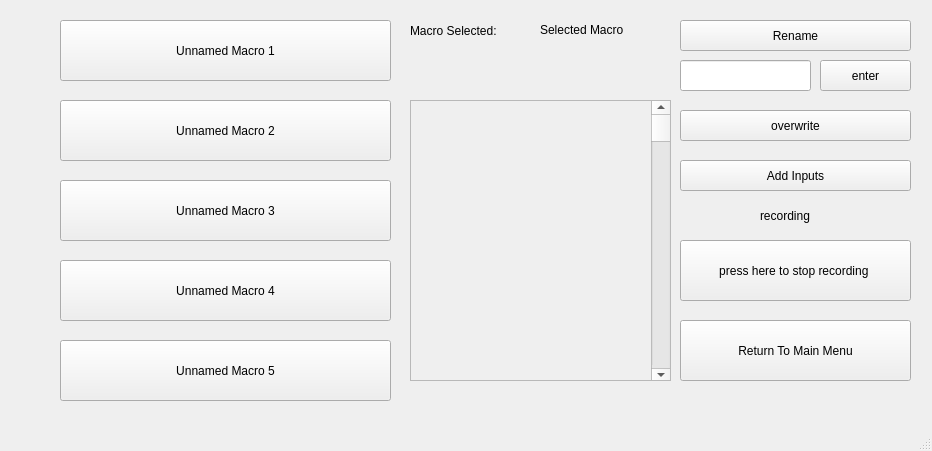
<?xml version="1.0" encoding="UTF-8"?>
<ui version="4.0">
 <class>CreateNewMacro</class>
 <widget class="QMainWindow" name="CreateNewMacro">
  <property name="geometry">
   <rect>
    <x>0</x>
    <y>0</y>
    <width>932</width>
    <height>451</height>
   </rect>
  </property>
  <property name="windowTitle">
   <string>MainWindow</string>
  </property>
  <property name="styleSheet">
   <string notr="true"/>
  </property>
  <widget class="QWidget" name="centralwidget">
   <widget class="QPushButton" name="MacroSlot1">
    <property name="geometry">
     <rect>
      <x>60</x>
      <y>20</y>
      <width>331</width>
      <height>61</height>
     </rect>
    </property>
    <property name="text">
     <string>Unnamed Macro 1</string>
    </property>
   </widget>
   <widget class="QPushButton" name="MacroSlot2">
    <property name="geometry">
     <rect>
      <x>60</x>
      <y>100</y>
      <width>331</width>
      <height>61</height>
     </rect>
    </property>
    <property name="text">
     <string>Unnamed Macro 2</string>
    </property>
   </widget>
   <widget class="QPushButton" name="MacroSlot3">
    <property name="geometry">
     <rect>
      <x>60</x>
      <y>180</y>
      <width>331</width>
      <height>61</height>
     </rect>
    </property>
    <property name="text">
     <string>Unnamed Macro 3</string>
    </property>
   </widget>
   <widget class="QPushButton" name="MacroSlot4">
    <property name="geometry">
     <rect>
      <x>60</x>
      <y>260</y>
      <width>331</width>
      <height>61</height>
     </rect>
    </property>
    <property name="text">
     <string>Unnamed Macro 4</string>
    </property>
   </widget>
   <widget class="QPushButton" name="MacroSlot5">
    <property name="geometry">
     <rect>
      <x>60</x>
      <y>340</y>
      <width>331</width>
      <height>61</height>
     </rect>
    </property>
    <property name="text">
     <string>Unnamed Macro 5</string>
    </property>
   </widget>
   <widget class="QScrollArea" name="UserLogArea">
    <property name="geometry">
     <rect>
      <x>410</x>
      <y>100</y>
      <width>261</width>
      <height>281</height>
     </rect>
    </property>
    <property name="widgetResizable">
     <bool>true</bool>
    </property>
    <widget class="QWidget" name="scrollAreaWidgetContents">
     <property name="geometry">
      <rect>
       <x>0</x>
       <y>0</y>
       <width>259</width>
       <height>279</height>
      </rect>
     </property>
     <widget class="QScrollBar" name="UserLogScrollBar">
      <property name="geometry">
       <rect>
        <x>240</x>
        <y>0</y>
        <width>20</width>
        <height>281</height>
       </rect>
      </property>
      <property name="orientation">
       <enum>Qt::Vertical</enum>
      </property>
     </widget>
    </widget>
   </widget>
   <widget class="QLabel" name="RecordingNotRecording">
    <property name="geometry">
     <rect>
      <x>760</x>
      <y>200</y>
      <width>131</width>
      <height>31</height>
     </rect>
    </property>
    <property name="text">
     <string>recording</string>
    </property>
   </widget>
   <widget class="QPushButton" name="StopRecordingButton">
    <property name="geometry">
     <rect>
      <x>680</x>
      <y>240</y>
      <width>231</width>
      <height>61</height>
     </rect>
    </property>
    <property name="text">
     <string>press here to stop recording </string>
    </property>
   </widget>
   <widget class="QPushButton" name="OverwriteButton">
    <property name="geometry">
     <rect>
      <x>680</x>
      <y>110</y>
      <width>231</width>
      <height>31</height>
     </rect>
    </property>
    <property name="text">
     <string>overwrite</string>
    </property>
   </widget>
   <widget class="QLabel" name="MacroSelectedLabelTitle">
    <property name="geometry">
     <rect>
      <x>410</x>
      <y>20</y>
      <width>111</width>
      <height>21</height>
     </rect>
    </property>
    <property name="text">
     <string>Macro Selected:</string>
    </property>
   </widget>
   <widget class="QLabel" name="MacroSelectedLabel">
    <property name="geometry">
     <rect>
      <x>540</x>
      <y>20</y>
      <width>151</width>
      <height>20</height>
     </rect>
    </property>
    <property name="text">
     <string>Selected Macro</string>
    </property>
   </widget>
   <widget class="QPushButton" name="ChangeNameButton">
    <property name="geometry">
     <rect>
      <x>680</x>
      <y>20</y>
      <width>231</width>
      <height>31</height>
     </rect>
    </property>
    <property name="text">
     <string>Rename</string>
    </property>
   </widget>
   <widget class="QLineEdit" name="NewNameLineEdit">
    <property name="geometry">
     <rect>
      <x>680</x>
      <y>60</y>
      <width>131</width>
      <height>31</height>
     </rect>
    </property>
   </widget>
   <widget class="QPushButton" name="NewNameEnter">
    <property name="geometry">
     <rect>
      <x>820</x>
      <y>60</y>
      <width>91</width>
      <height>31</height>
     </rect>
    </property>
    <property name="text">
     <string>enter</string>
    </property>
   </widget>
   <widget class="QPushButton" name="AddInputsButton">
    <property name="geometry">
     <rect>
      <x>680</x>
      <y>160</y>
      <width>231</width>
      <height>31</height>
     </rect>
    </property>
    <property name="text">
     <string>Add Inputs</string>
    </property>
   </widget>
   <widget class="QPushButton" name="MenuReturn1">
    <property name="geometry">
     <rect>
      <x>680</x>
      <y>320</y>
      <width>231</width>
      <height>61</height>
     </rect>
    </property>
    <property name="text">
     <string>Return To Main Menu</string>
    </property>
   </widget>
   <zorder>MacroSlot4</zorder>
   <zorder>MacroSlot1</zorder>
   <zorder>MacroSlot3</zorder>
   <zorder>MacroSlot5</zorder>
   <zorder>MacroSlot2</zorder>
   <zorder>UserLogArea</zorder>
   <zorder>RecordingNotRecording</zorder>
   <zorder>StopRecordingButton</zorder>
   <zorder>OverwriteButton</zorder>
   <zorder>MacroSelectedLabelTitle</zorder>
   <zorder>MacroSelectedLabel</zorder>
   <zorder>ChangeNameButton</zorder>
   <zorder>NewNameLineEdit</zorder>
   <zorder>NewNameEnter</zorder>
   <zorder>AddInputsButton</zorder>
   <zorder>MenuReturn1</zorder>
  </widget>
  <widget class="QMenuBar" name="menubar">
   <property name="geometry">
    <rect>
     <x>0</x>
     <y>0</y>
     <width>932</width>
     <height>18</height>
    </rect>
   </property>
  </widget>
  <widget class="QStatusBar" name="statusbar"/>
 </widget>
 <resources/>
 <connections/>
</ui>
<!---->
